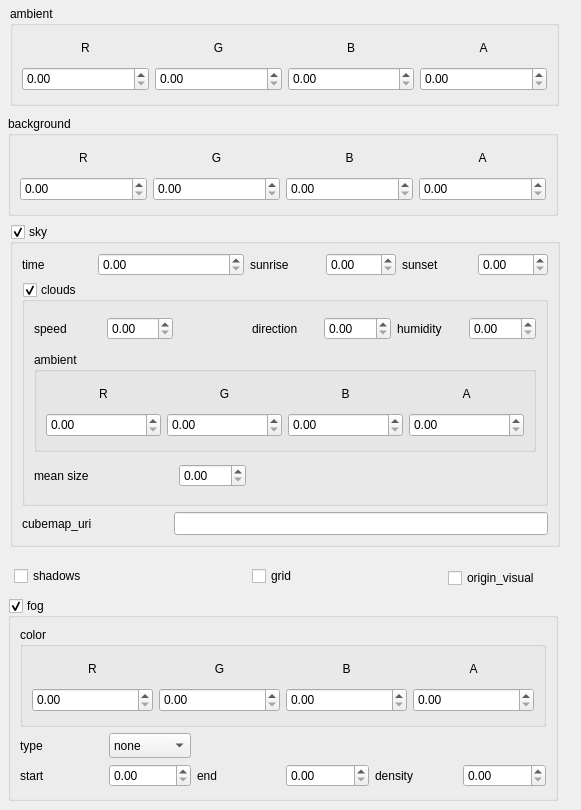
<?xml version="1.0" encoding="UTF-8"?>
<ui version="4.0">
 <class>Form</class>
 <widget class="QWidget" name="Form">
  <property name="geometry">
   <rect>
    <x>0</x>
    <y>0</y>
    <width>581</width>
    <height>810</height>
   </rect>
  </property>
  <property name="windowTitle">
   <string>Form</string>
  </property>
  <widget class="QGroupBox" name="ambient_groupbox">
   <property name="geometry">
    <rect>
     <x>10</x>
     <y>6</y>
     <width>549</width>
     <height>100</height>
    </rect>
   </property>
   <property name="minimumSize">
    <size>
     <width>0</width>
     <height>100</height>
    </size>
   </property>
   <property name="maximumSize">
    <size>
     <width>16777215</width>
     <height>100</height>
    </size>
   </property>
   <property name="toolTip">
    <string>Color of the ambient light</string>
   </property>
   <property name="title">
    <string>ambient</string>
   </property>
   <layout class="QGridLayout" name="gridLayout_24">
    <item row="0" column="0">
     <widget class="QLabel" name="scene_ambient_R_label">
      <property name="maximumSize">
       <size>
        <width>16777215</width>
        <height>24</height>
       </size>
      </property>
      <property name="text">
       <string>R</string>
      </property>
      <property name="alignment">
       <set>Qt::AlignCenter</set>
      </property>
     </widget>
    </item>
    <item row="0" column="1">
     <widget class="QLabel" name="scene_ambient_G_label">
      <property name="maximumSize">
       <size>
        <width>16777215</width>
        <height>24</height>
       </size>
      </property>
      <property name="text">
       <string>G</string>
      </property>
      <property name="alignment">
       <set>Qt::AlignCenter</set>
      </property>
     </widget>
    </item>
    <item row="0" column="2">
     <widget class="QLabel" name="scene_ambient_B_label">
      <property name="maximumSize">
       <size>
        <width>16777215</width>
        <height>24</height>
       </size>
      </property>
      <property name="text">
       <string>B</string>
      </property>
      <property name="alignment">
       <set>Qt::AlignCenter</set>
      </property>
     </widget>
    </item>
    <item row="1" column="0">
     <widget class="QDoubleSpinBox" name="scene_ambient_R_sp">
      <property name="minimumSize">
       <size>
        <width>0</width>
        <height>24</height>
       </size>
      </property>
      <property name="maximumSize">
       <size>
        <width>16777215</width>
        <height>24</height>
       </size>
      </property>
     </widget>
    </item>
    <item row="1" column="1">
     <widget class="QDoubleSpinBox" name="scene_ambient_G_sp">
      <property name="minimumSize">
       <size>
        <width>0</width>
        <height>24</height>
       </size>
      </property>
      <property name="maximumSize">
       <size>
        <width>16777215</width>
        <height>24</height>
       </size>
      </property>
     </widget>
    </item>
    <item row="1" column="2">
     <widget class="QDoubleSpinBox" name="scene_ambient_B_sp">
      <property name="minimumSize">
       <size>
        <width>0</width>
        <height>24</height>
       </size>
      </property>
      <property name="maximumSize">
       <size>
        <width>16777215</width>
        <height>24</height>
       </size>
      </property>
     </widget>
    </item>
    <item row="1" column="3">
     <widget class="QDoubleSpinBox" name="scene_ambient_A_sp">
      <property name="minimumSize">
       <size>
        <width>0</width>
        <height>24</height>
       </size>
      </property>
      <property name="maximumSize">
       <size>
        <width>16777215</width>
        <height>24</height>
       </size>
      </property>
     </widget>
    </item>
    <item row="0" column="3">
     <widget class="QLabel" name="scene_ambient_A_label">
      <property name="maximumSize">
       <size>
        <width>16777215</width>
        <height>24</height>
       </size>
      </property>
      <property name="text">
       <string>A</string>
      </property>
      <property name="alignment">
       <set>Qt::AlignCenter</set>
      </property>
     </widget>
    </item>
   </layout>
  </widget>
  <widget class="QGroupBox" name="sky_groupBox">
   <property name="geometry">
    <rect>
     <x>10</x>
     <y>224</y>
     <width>550</width>
     <height>323</height>
    </rect>
   </property>
   <property name="minimumSize">
    <size>
     <width>550</width>
     <height>323</height>
    </size>
   </property>
   <property name="title">
    <string>sky</string>
   </property>
   <property name="checkable">
    <bool>true</bool>
   </property>
   <layout class="QGridLayout" name="gridLayout_2">
    <item row="0" column="6">
     <widget class="QDoubleSpinBox" name="sky_sunset_sp">
      <property name="maximum">
       <double>24.000000000000000</double>
      </property>
     </widget>
    </item>
    <item row="0" column="4">
     <widget class="QDoubleSpinBox" name="sky_sunrise_sp">
      <property name="maximum">
       <double>24.000000000000000</double>
      </property>
     </widget>
    </item>
    <item row="0" column="3">
     <widget class="QLabel" name="sky_sunrise">
      <property name="text">
       <string>sunrise</string>
      </property>
     </widget>
    </item>
    <item row="0" column="5">
     <widget class="QLabel" name="sky_sun_set">
      <property name="text">
       <string>sunset</string>
      </property>
     </widget>
    </item>
    <item row="2" column="0" colspan="2">
     <widget class="QLabel" name="cubemap_uri_label">
      <property name="text">
       <string>cubemap_uri</string>
      </property>
     </widget>
    </item>
    <item row="0" column="1" colspan="2">
     <widget class="QDoubleSpinBox" name="sky_time_sp">
      <property name="maximum">
       <double>24.000000000000000</double>
      </property>
     </widget>
    </item>
    <item row="0" column="0">
     <widget class="QLabel" name="sky_time">
      <property name="text">
       <string>time</string>
      </property>
     </widget>
    </item>
    <item row="2" column="2" colspan="5">
     <widget class="QLineEdit" name="cubemap_uri_lineEdit">
      <property name="minimumSize">
       <size>
        <width>0</width>
        <height>23</height>
       </size>
      </property>
     </widget>
    </item>
    <item row="1" column="0" colspan="7">
     <widget class="QGroupBox" name="scene_clouds_groupbox">
      <property name="title">
       <string>clouds</string>
      </property>
      <property name="checkable">
       <bool>true</bool>
      </property>
      <layout class="QGridLayout" name="gridLayout_3">
       <item row="0" column="0">
        <widget class="QLabel" name="clouds_speed_label">
         <property name="text">
          <string>speed</string>
         </property>
        </widget>
       </item>
       <item row="0" column="1">
        <widget class="QDoubleSpinBox" name="doubleSpinBox">
         <property name="maximumSize">
          <size>
           <width>70</width>
           <height>16777215</height>
          </size>
         </property>
         <property name="toolTip">
          <string>Speed of the clouds</string>
         </property>
        </widget>
       </item>
       <item row="0" column="3">
        <widget class="QLabel" name="clouds_direction_label">
         <property name="text">
          <string>direction</string>
         </property>
        </widget>
       </item>
       <item row="0" column="4">
        <widget class="QDoubleSpinBox" name="doubleSpinBox_2">
         <property name="toolTip">
          <string>Direction of the cloud movement</string>
         </property>
         <property name="maximum">
          <double>3.150000000000000</double>
         </property>
        </widget>
       </item>
       <item row="0" column="5">
        <widget class="QLabel" name="cloud_humidity_label">
         <property name="text">
          <string>humidity</string>
         </property>
        </widget>
       </item>
       <item row="0" column="6">
        <widget class="QDoubleSpinBox" name="doubleSpinBox_3">
         <property name="toolTip">
          <string>Density of clouds</string>
         </property>
         <property name="maximum">
          <double>1.000000000000000</double>
         </property>
         <property name="singleStep">
          <double>0.100000000000000</double>
         </property>
        </widget>
       </item>
       <item row="1" column="0" colspan="7">
        <widget class="QGroupBox" name="cloud_ambient_groupbox">
         <property name="maximumSize">
          <size>
           <width>16777215</width>
           <height>100</height>
          </size>
         </property>
         <property name="toolTip">
          <string>Color of the ambient light</string>
         </property>
         <property name="title">
          <string>ambient</string>
         </property>
         <layout class="QGridLayout" name="gridLayout_26">
          <item row="1" column="2">
           <widget class="QDoubleSpinBox" name="cloud_ambient_B_sp">
            <property name="minimumSize">
             <size>
              <width>0</width>
              <height>24</height>
             </size>
            </property>
            <property name="maximumSize">
             <size>
              <width>16777215</width>
              <height>24</height>
             </size>
            </property>
           </widget>
          </item>
          <item row="1" column="1">
           <widget class="QDoubleSpinBox" name="cloud_ambient_G_sp">
            <property name="minimumSize">
             <size>
              <width>0</width>
              <height>24</height>
             </size>
            </property>
            <property name="maximumSize">
             <size>
              <width>16777215</width>
              <height>24</height>
             </size>
            </property>
           </widget>
          </item>
          <item row="0" column="1">
           <widget class="QLabel" name="cloud_ambient_G_label">
            <property name="maximumSize">
             <size>
              <width>16777215</width>
              <height>24</height>
             </size>
            </property>
            <property name="text">
             <string>G</string>
            </property>
            <property name="alignment">
             <set>Qt::AlignCenter</set>
            </property>
           </widget>
          </item>
          <item row="0" column="0">
           <widget class="QLabel" name="cloud_ambient_R_label">
            <property name="maximumSize">
             <size>
              <width>16777215</width>
              <height>24</height>
             </size>
            </property>
            <property name="text">
             <string>R</string>
            </property>
            <property name="alignment">
             <set>Qt::AlignCenter</set>
            </property>
           </widget>
          </item>
          <item row="0" column="3">
           <widget class="QLabel" name="cloud_ambient_A_label">
            <property name="maximumSize">
             <size>
              <width>16777215</width>
              <height>24</height>
             </size>
            </property>
            <property name="text">
             <string>A</string>
            </property>
            <property name="alignment">
             <set>Qt::AlignCenter</set>
            </property>
           </widget>
          </item>
          <item row="1" column="3">
           <widget class="QDoubleSpinBox" name="cloud_ambient_A_sp">
            <property name="minimumSize">
             <size>
              <width>0</width>
              <height>24</height>
             </size>
            </property>
            <property name="maximumSize">
             <size>
              <width>16777215</width>
              <height>24</height>
             </size>
            </property>
           </widget>
          </item>
          <item row="1" column="0">
           <widget class="QDoubleSpinBox" name="cloud_ambient_R_sp">
            <property name="minimumSize">
             <size>
              <width>0</width>
              <height>24</height>
             </size>
            </property>
            <property name="maximumSize">
             <size>
              <width>16777215</width>
              <height>24</height>
             </size>
            </property>
           </widget>
          </item>
          <item row="0" column="2">
           <widget class="QLabel" name="cloud_ambient_B_label">
            <property name="maximumSize">
             <size>
              <width>16777215</width>
              <height>24</height>
             </size>
            </property>
            <property name="text">
             <string>B</string>
            </property>
            <property name="alignment">
             <set>Qt::AlignCenter</set>
            </property>
           </widget>
          </item>
         </layout>
        </widget>
       </item>
       <item row="2" column="0">
        <widget class="QLabel" name="cloud_meansize_label">
         <property name="text">
          <string>mean size</string>
         </property>
        </widget>
       </item>
       <item row="2" column="2">
        <widget class="QDoubleSpinBox" name="cloud_meansize_sp">
         <property name="maximum">
          <double>1.000000000000000</double>
         </property>
         <property name="singleStep">
          <double>0.100000000000000</double>
         </property>
        </widget>
       </item>
      </layout>
     </widget>
    </item>
   </layout>
  </widget>
  <widget class="QGroupBox" name="background_groupbox">
   <property name="geometry">
    <rect>
     <x>8</x>
     <y>116</y>
     <width>550</width>
     <height>100</height>
    </rect>
   </property>
   <property name="minimumSize">
    <size>
     <width>550</width>
     <height>100</height>
    </size>
   </property>
   <property name="maximumSize">
    <size>
     <width>16777215</width>
     <height>100</height>
    </size>
   </property>
   <property name="toolTip">
    <string>Color of the ambient light</string>
   </property>
   <property name="title">
    <string>background</string>
   </property>
   <layout class="QGridLayout" name="gridLayout_25">
    <item row="0" column="0">
     <widget class="QLabel" name="scene_background_R_label">
      <property name="maximumSize">
       <size>
        <width>16777215</width>
        <height>24</height>
       </size>
      </property>
      <property name="text">
       <string>R</string>
      </property>
      <property name="alignment">
       <set>Qt::AlignCenter</set>
      </property>
     </widget>
    </item>
    <item row="0" column="1">
     <widget class="QLabel" name="scene_background_G_label">
      <property name="maximumSize">
       <size>
        <width>16777215</width>
        <height>24</height>
       </size>
      </property>
      <property name="text">
       <string>G</string>
      </property>
      <property name="alignment">
       <set>Qt::AlignCenter</set>
      </property>
     </widget>
    </item>
    <item row="0" column="2">
     <widget class="QLabel" name="scene_background_B_label">
      <property name="maximumSize">
       <size>
        <width>16777215</width>
        <height>24</height>
       </size>
      </property>
      <property name="text">
       <string>B</string>
      </property>
      <property name="alignment">
       <set>Qt::AlignCenter</set>
      </property>
     </widget>
    </item>
    <item row="0" column="3">
     <widget class="QLabel" name="scene_background_A_label">
      <property name="maximumSize">
       <size>
        <width>16777215</width>
        <height>24</height>
       </size>
      </property>
      <property name="text">
       <string>A</string>
      </property>
      <property name="alignment">
       <set>Qt::AlignCenter</set>
      </property>
     </widget>
    </item>
    <item row="1" column="0">
     <widget class="QDoubleSpinBox" name="scene_background_R_sp">
      <property name="minimumSize">
       <size>
        <width>0</width>
        <height>24</height>
       </size>
      </property>
      <property name="maximumSize">
       <size>
        <width>16777215</width>
        <height>24</height>
       </size>
      </property>
     </widget>
    </item>
    <item row="1" column="1">
     <widget class="QDoubleSpinBox" name="scene_background_G_sp">
      <property name="minimumSize">
       <size>
        <width>0</width>
        <height>24</height>
       </size>
      </property>
      <property name="maximumSize">
       <size>
        <width>16777215</width>
        <height>24</height>
       </size>
      </property>
     </widget>
    </item>
    <item row="1" column="2">
     <widget class="QDoubleSpinBox" name="scene_background_B_sp">
      <property name="minimumSize">
       <size>
        <width>0</width>
        <height>24</height>
       </size>
      </property>
      <property name="maximumSize">
       <size>
        <width>16777215</width>
        <height>24</height>
       </size>
      </property>
     </widget>
    </item>
    <item row="1" column="3">
     <widget class="QDoubleSpinBox" name="scene_background_A_sp">
      <property name="minimumSize">
       <size>
        <width>0</width>
        <height>24</height>
       </size>
      </property>
      <property name="maximumSize">
       <size>
        <width>16777215</width>
        <height>24</height>
       </size>
      </property>
     </widget>
    </item>
   </layout>
  </widget>
  <widget class="QCheckBox" name="shadows_checkBox">
   <property name="geometry">
    <rect>
     <x>14</x>
     <y>564</y>
     <width>85</width>
     <height>24</height>
    </rect>
   </property>
   <property name="minimumSize">
    <size>
     <width>0</width>
     <height>24</height>
    </size>
   </property>
   <property name="text">
    <string>shadows</string>
   </property>
  </widget>
  <widget class="QGroupBox" name="fog_groupBox">
   <property name="geometry">
    <rect>
     <x>8</x>
     <y>598</y>
     <width>550</width>
     <height>203</height>
    </rect>
   </property>
   <property name="minimumSize">
    <size>
     <width>550</width>
     <height>203</height>
    </size>
   </property>
   <property name="title">
    <string>fog</string>
   </property>
   <property name="checkable">
    <bool>true</bool>
   </property>
   <layout class="QGridLayout" name="gridLayout">
    <item row="1" column="0">
     <widget class="QLabel" name="fog_type_label">
      <property name="text">
       <string>type</string>
      </property>
     </widget>
    </item>
    <item row="1" column="1">
     <widget class="QComboBox" name="fog_type">
      <property name="minimumSize">
       <size>
        <width>0</width>
        <height>24</height>
       </size>
      </property>
      <property name="maximumSize">
       <size>
        <width>100</width>
        <height>25</height>
       </size>
      </property>
      <item>
       <property name="text">
        <string>none</string>
       </property>
      </item>
      <item>
       <property name="text">
        <string>constant</string>
       </property>
      </item>
      <item>
       <property name="text">
        <string>linear</string>
       </property>
      </item>
      <item>
       <property name="text">
        <string>quadratic</string>
       </property>
      </item>
     </widget>
    </item>
    <item row="2" column="0">
     <widget class="QLabel" name="fog_start_label">
      <property name="text">
       <string>start</string>
      </property>
     </widget>
    </item>
    <item row="2" column="1">
     <widget class="QDoubleSpinBox" name="fog_start_sp">
      <property name="toolTip">
       <string>Distance to start of fog</string>
      </property>
     </widget>
    </item>
    <item row="2" column="2">
     <widget class="QLabel" name="fog_end_label">
      <property name="text">
       <string>end</string>
      </property>
     </widget>
    </item>
    <item row="2" column="3">
     <widget class="QDoubleSpinBox" name="fog_end_sp">
      <property name="toolTip">
       <string>Distance to end of fog</string>
      </property>
     </widget>
    </item>
    <item row="2" column="4">
     <widget class="QLabel" name="fog_density_label">
      <property name="text">
       <string>density</string>
      </property>
     </widget>
    </item>
    <item row="2" column="5">
     <widget class="QDoubleSpinBox" name="fog_density_sp">
      <property name="toolTip">
       <string>Density of fog</string>
      </property>
     </widget>
    </item>
    <item row="0" column="0" colspan="6">
     <widget class="QGroupBox" name="fog_color_groupbox">
      <property name="minimumSize">
       <size>
        <width>450</width>
        <height>87</height>
       </size>
      </property>
      <property name="maximumSize">
       <size>
        <width>16777215</width>
        <height>100</height>
       </size>
      </property>
      <property name="toolTip">
       <string>Color of the ambient light</string>
      </property>
      <property name="title">
       <string>color</string>
      </property>
      <layout class="QGridLayout" name="gridLayout_4">
       <item row="0" column="0">
        <widget class="QLabel" name="fog_color_R_label">
         <property name="maximumSize">
          <size>
           <width>16777215</width>
           <height>24</height>
          </size>
         </property>
         <property name="text">
          <string>R</string>
         </property>
         <property name="alignment">
          <set>Qt::AlignCenter</set>
         </property>
        </widget>
       </item>
       <item row="0" column="1">
        <widget class="QLabel" name="fog_color_G_label">
         <property name="maximumSize">
          <size>
           <width>16777215</width>
           <height>24</height>
          </size>
         </property>
         <property name="text">
          <string>G</string>
         </property>
         <property name="alignment">
          <set>Qt::AlignCenter</set>
         </property>
        </widget>
       </item>
       <item row="0" column="2">
        <widget class="QLabel" name="fog_color_B_label">
         <property name="maximumSize">
          <size>
           <width>16777215</width>
           <height>24</height>
          </size>
         </property>
         <property name="text">
          <string>B</string>
         </property>
         <property name="alignment">
          <set>Qt::AlignCenter</set>
         </property>
        </widget>
       </item>
       <item row="0" column="3">
        <widget class="QLabel" name="fog_color_A_label">
         <property name="maximumSize">
          <size>
           <width>16777215</width>
           <height>24</height>
          </size>
         </property>
         <property name="text">
          <string>A</string>
         </property>
         <property name="alignment">
          <set>Qt::AlignCenter</set>
         </property>
        </widget>
       </item>
       <item row="1" column="0">
        <widget class="QDoubleSpinBox" name="fog_color_R_sp">
         <property name="minimumSize">
          <size>
           <width>0</width>
           <height>24</height>
          </size>
         </property>
         <property name="maximumSize">
          <size>
           <width>16777215</width>
           <height>24</height>
          </size>
         </property>
        </widget>
       </item>
       <item row="1" column="1">
        <widget class="QDoubleSpinBox" name="fog_color_G_sp">
         <property name="minimumSize">
          <size>
           <width>0</width>
           <height>24</height>
          </size>
         </property>
         <property name="maximumSize">
          <size>
           <width>16777215</width>
           <height>24</height>
          </size>
         </property>
        </widget>
       </item>
       <item row="1" column="2">
        <widget class="QDoubleSpinBox" name="fog_color_B_sp">
         <property name="minimumSize">
          <size>
           <width>0</width>
           <height>24</height>
          </size>
         </property>
         <property name="maximumSize">
          <size>
           <width>16777215</width>
           <height>24</height>
          </size>
         </property>
        </widget>
       </item>
       <item row="1" column="3">
        <widget class="QDoubleSpinBox" name="fog_color_A_sp">
         <property name="minimumSize">
          <size>
           <width>0</width>
           <height>24</height>
          </size>
         </property>
         <property name="maximumSize">
          <size>
           <width>16777215</width>
           <height>24</height>
          </size>
         </property>
        </widget>
       </item>
      </layout>
     </widget>
    </item>
   </layout>
  </widget>
  <widget class="QCheckBox" name="grid_checkbox">
   <property name="geometry">
    <rect>
     <x>252</x>
     <y>564</y>
     <width>85</width>
     <height>24</height>
    </rect>
   </property>
   <property name="minimumSize">
    <size>
     <width>0</width>
     <height>24</height>
    </size>
   </property>
   <property name="text">
    <string>grid</string>
   </property>
  </widget>
  <widget class="QCheckBox" name="origin_visual_checkBox">
   <property name="geometry">
    <rect>
     <x>448</x>
     <y>566</y>
     <width>101</width>
     <height>24</height>
    </rect>
   </property>
   <property name="minimumSize">
    <size>
     <width>0</width>
     <height>24</height>
    </size>
   </property>
   <property name="text">
    <string>origin_visual</string>
   </property>
  </widget>
 </widget>
 <resources/>
 <connections/>
</ui>
